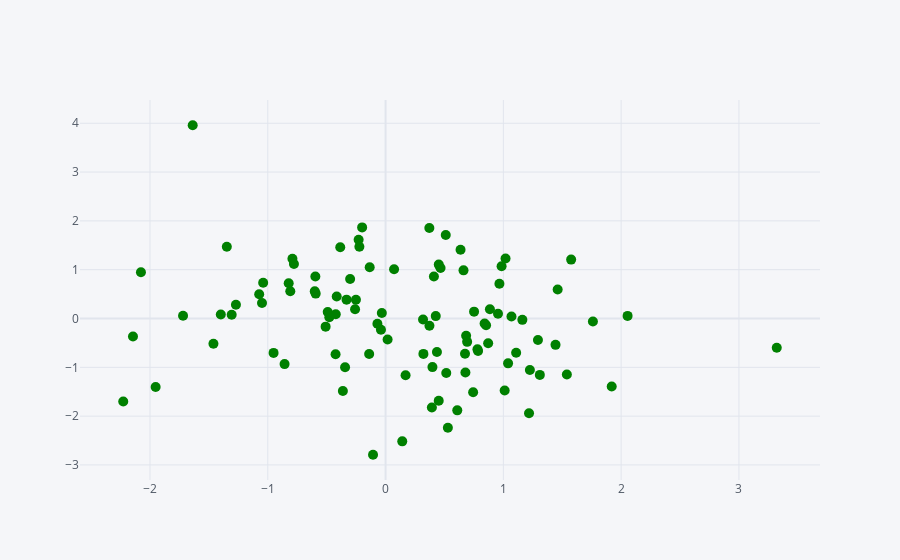

The cell this chart's notebook holds for it:
### Markdown cell above
## Scatter

### Code cell
df.iplot(kind='scatter', x='A', y='B', mode='markers', size=10, color='green')
